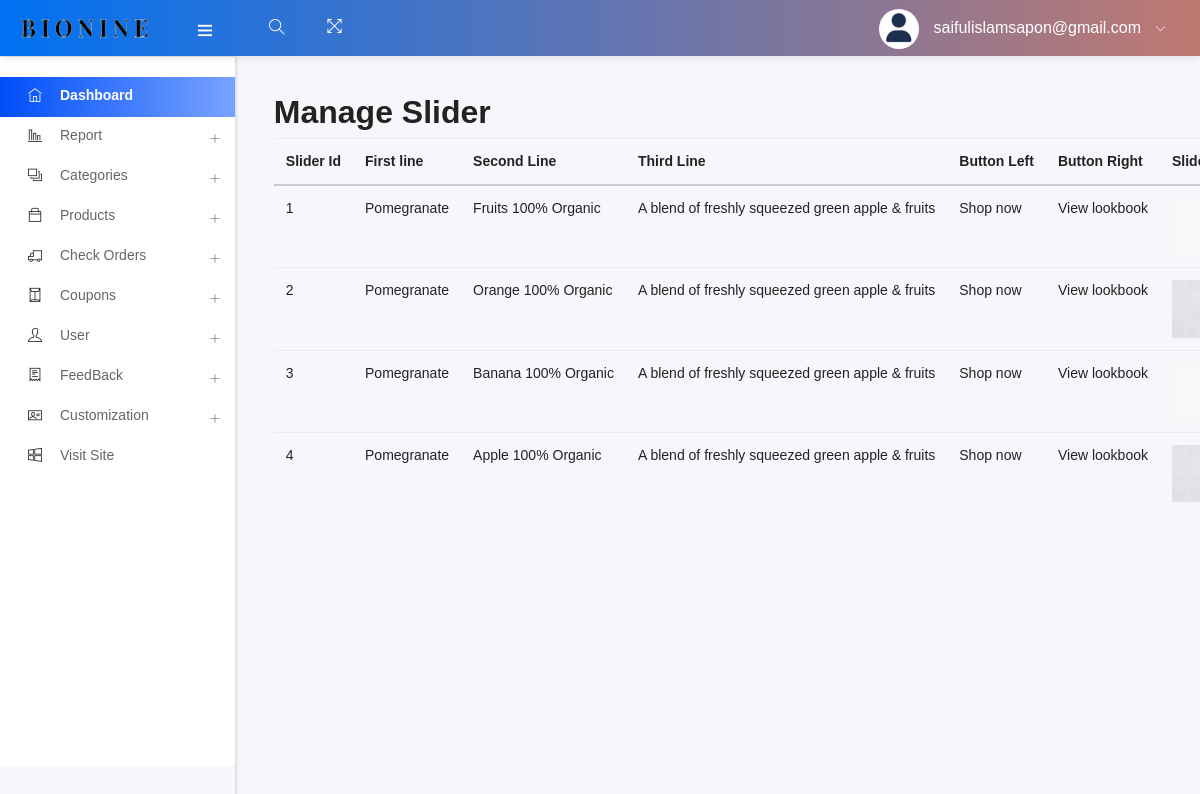
Page /admin/manage_slider.php (signed in) on the committed database.
### tables this page shows
CREATE TABLE `slider` (
  `slider_id` int(11) NOT NULL,
  `first_line` varchar(255) NOT NULL,
  `second_line` varchar(255) NOT NULL,
  `third_line` varchar(255) NOT NULL,
  `btn_left` varchar(25) NOT NULL,
  `btn_right` varchar(25) NOT NULL,
  `slider_img` varchar(255) NOT NULL
);

### admin/manage_slider.php (called while the page is built)
<?php
    $views = "manage_slider";
    include ("template.php");
?>

### admin/class/adminback.php (called while the page is built, shortened)
<?php
class  adminback
{
    private $connection;
    function __construct()
    {
        $dbhost = "localhost";
        $dbuser = "root";
        $dbpass = "";
        $dbname = "bionineweb";
        $this->connection = mysqli_connect($dbhost, $dbuser, $dbpass, $dbname);
    }
    function SlideShow(){
        $query = "SELECT * FROM `slider`";
        if(mysqli_query($this->connection, $query)){
            $row = mysqli_query($this->connection, $query);
            return $row;
        }
    }
}

### admin/views/manage_slider_view.php (the view, shortened to what this page needs)
<?php
 $rows = $obj->SlideShow();
?>
<h2>Manage Slider</h2>
<table class="table">
    <thead>
        <tr>
            <th>Slider Id</th>
            <th>First line</th>
            <th>Second Line</th>
            <th>Third Line</th>
            <th>Button Left</th>
            <th>Button Right</th>
            <th>Slide Image</th>
        </tr>
    </thead>
    <tbody>
    <?php
        while($row = mysqli_fetch_assoc($rows)){
    ?>
        <tr>
            <td> <?php echo $row['slider_id'] ?></td>
            <td> <?php echo $row['first_line'] ?></td>
            <td> <?php echo $row['second_line'] ?></td>
            <td> <?php echo $row['third_line'] ?></td>
            <td> <?php echo $row['btn_left'] ?></td>
            <td> <?php echo $row['btn_right'] ?></td>
            <td> <img src="uploads/<?php echo $row['slider_img'] ?>" width="200px"> </td>
        </tr>
        <?php } ?>
    </tbody>
</table>

### admin/includes/head.php (shortened to what this page needs)
<!DOCTYPE html>
<html lang="en">
<head>
      <link rel="stylesheet" type="text/css" href="assets/css/bootstrap/css/bootstrap.min.css">
      <link rel="stylesheet" type="text/css" href="assets/icon/themify-icons/themify-icons.css">
	  <link rel="stylesheet" type="text/css" href="assets/icon/font-awesome/css/font-awesome.min.css">
      <link rel="stylesheet" type="text/css" href="assets/icon/icofont/css/icofont.css">
      <link rel="stylesheet" type="text/css" href="assets/css/style.css">
      <link rel="stylesheet" type="text/css" href="assets/css/jquery.mCustomScrollbar.css">
  </head>

### admin/template.php (shortened to what this page needs)
<?php
include("class/adminback.php");
$admin_email = $_SESSION['admin_email'];
?>
<?php
include("includes/head.php")
    ?>
<body>
    <body>
        <div id="pcoded" class="pcoded">
            <div class="pcoded-container navbar-wrapper">
                <?php include_once("includes/headernav.php") ?>
                <div class="pcoded-main-container">
                    <div class="pcoded-wrapper">
                        <?php include_once("includes/sidenav.php") ?>
                        <div class="pcoded-content">
                            <div class="pcoded-inner-content">
                                <div class="main-body">
                                    <div class="page-wrapper">
                                        <div class="page-body">
                                            <?php
                                            if ($views) {
                                                if ($views == "dashboard") {
                                                    include('views/dashborad_view.php');
                                                } elseif ($views == "add-cata") {
                                                    include("views/add_cata_view.php");
                                                } elseif ($views == "manage-cata") {
                                                    include("views/manage_cata_view.php");
                                                } elseif ($views == "add-product") {
                                                    include("views/add_product_view.php");
                                                } elseif ($views == "manage-product") {
                                                    include("views/manage_product_view.php");
                                                } elseif ($views == "add-user") {
                                                    include("views/add_user_view.php");
                                                } elseif ($views == "manage-user") {
                                                    include("views/manage_user_view.php");
                                                } elseif ($views == "edit_cata") {
                                                    include("views/edit_cata_view.php");
                                                } elseif ($views == "edit_product") {
                                                    include("views/edit_product_view.php");
                                                } elseif ($views == "manage_order") {
                                                    include("views/manage_order_view.php");
                                                } elseif ($views == "add_link") {
                                                    include("views/add_links_view.php");
                                                } elseif ($views == "edit_logo") {
                                                    include("views/edit_logo_view.php");
                                                } elseif ($views == "add_logo") {
                                                    include("views/add_logo_view.php");
                                                } elseif ($views == "edit_links") {
                                                    include("views/edit_links_view.php");
                                                } elseif ($views == "manage_slider") {
                                                    include("views/manage_slider_view.php");
                                                } elseif ($views == "edit_slider") {
                                                    include("views/edit_slider_view.php");
                                                } elseif ($views == "add_order") {
                                                    include("views/add_order_view.php");
                                                } elseif ($views == "add_coupon") {
                                                    include("views/add_coupon_view.php");
                                                } elseif ($views == "manage_coupon") {
                                                    include("views/manage_coupon_view.php");
                                                } elseif ($views == "customer_feedback") {
                                                    include("views/customer_feedback_view.php");
                                                } elseif ($views == "edit_comment") {
                                                    include("views/edit_comment_view.php");
                                                } elseif ($views == "add-admin-user") {
                                                    include("views/add_admin_user_view.php");
                                                } elseif ($views == "edit_admin") {
                                                    include("views/edit_admin_view.php");
                                                } elseif ($views == "make_report") {
                                                    include("views/make_report_view.php");
                                                }
                                            }
                                            ?>
                                        </div>
                                    </div>
                                </div>
                            </div>
                        </div>
                    </div>
                </div>
                <?php
                include("includes/script.php")
                    ?>

### admin/includes/headernav.php (shortened to what this page needs)
<nav class="navbar header-navbar pcoded-header">
    <div class="navbar-wrapper">
        <div class="navbar-logo">
            <a class="mobile-menu" id="mobile-collapse" href="#!">
                <i class="ti-menu"></i>
            </a>
            <a href="index.php">
                <?php
                $obj = new adminback();
                ?>
                <img class="img-fluid" src="uploads/bioninee.png" alt="biolife logo" width="150" height="120">
            </a>
        </div>
        <div class="navbar-container container-fluid">
            <ul class="nav-left">
                <li class="header-search">
                    <div class="main-search morphsearch-search">
                        <div class="input-group">
                            <input type="text" class="form-control">
                            <span class="input-group-addon search-btn"><i class="ti-search"></i></span>
                        </div>
                    </div>
                </li>
                <li>
                    <a href="#!" onclick="javascript:toggleFullScreen()">
                        <i class="ti-fullscreen"></i>
                    </a>
                </li>
            </ul>
            <ul class="nav-right">
                <li class="user-profile header-notification">
                    <a href="#!">
                        <img src="assets/images/userp.png" class="img-radius" alt="User-Profile-Image">
                        <span>
                            <?php echo $admin_email ?>
                        </span>
                        <i class="ti-angle-down"></i>
                    </a>
                </li>
            </ul>
        </div>
    </div>
</nav>

### admin/includes/sidenav.php (shortened to what this page needs)
<nav class="pcoded-navbar">
    <div class="pcoded-inner-navbar main-menu">
        <div class="pcoded-navigatio-lavel" data-i18n="nav.category.navigation"></div>
        <ul class="pcoded-item pcoded-left-item">
            <li class="active">
                <a href="dashboard.php">
                    <span class="pcoded-micon"><i class="ti-home"></i><b>D</b></span>
                    <span class="pcoded-mtext" data-i18n="nav.dash.main">Dashboard</span>
                </a>
            </li>
            <li class="pcoded-hasmenu">
                <a href="javascript:void(0)">
                    <span class="pcoded-micon"><i class=" ti-bar-chart-alt"></i></span>
                    <span class="pcoded-mtext" data-i18n="nav.basic-components.main">Report</span>
                </a>
            </li>
            <li class="pcoded-hasmenu">
                <a href="javascript:void(0)">
                    <span class="pcoded-micon"><i class="ti-layers-alt"></i></span>
                    <span class="pcoded-mtext" data-i18n="nav.basic-components.main">Categories</span>
                </a>
            </li>
            <li class="pcoded-hasmenu">
                <a href="javascript:void(0)">
                    <span class="pcoded-micon"><i class=" ti-bag"></i></span>
                    <span class="pcoded-mtext" data-i18n="nav.basic-components.main">Products</span>
                </a>
            </li>
            <li class="pcoded-hasmenu">
                <a href="javascript:void(0)">
                    <span class="pcoded-micon"><i class=" ti-truck"></i></span>
                    <span class="pcoded-mtext" data-i18n="nav.basic-components.main">Check Orders</span>
                </a>
            </li>
            <li class="pcoded-hasmenu">
                <a href="javascript:void(0)">
                    <span class="pcoded-micon"><i class=" ti-envelope"></i></span>
                    <span class="pcoded-mtext" data-i18n="nav.basic-components.main">Coupons</span>
                </a>
            </li>
            <?php
            if ($_SESSION['role'] == 1) {
                ?>
                <li class="pcoded-hasmenu">
                    <a href="javascript:void(0)">
                        <span class="pcoded-micon"><i class="ti-user"></i></span>
                        <span class="pcoded-mtext" data-i18n="nav.basic-components.main">User</span>
                    </a>
                </li>
            <?php } ?>
            <li class="pcoded-hasmenu">
                <a href="javascript:void(0)">
                    <span class="pcoded-micon"><i class=" ti-receipt"></i></span>
                    <span class="pcoded-mtext" data-i18n="nav.basic-components.main">FeedBack</span>
                </a>
            </li>
            <li class="pcoded-hasmenu">
                <a href="javascript:void(0)">
                    <span class="pcoded-micon"><i class=" ti-id-badge"></i></span>
                    <span class="pcoded-mtext" data-i18n="nav.basic-components.main">Customization</span>
                </a>
            </li>
            <li class="pcoded-submenu">
                <a href="../index.php" target="_blank">
                    <span class="pcoded-micon"><i class="ti-microsoft"></i></span>
                    <span class="pcoded-mtext" data-i18n="nav.basic-components.main">Visit Site</span>
                </a>
            </li>
        </ul>
    </div>
</nav>

### admin/includes/script.php (shortened to what this page needs)
</body>
</html>

### rows in the picture
slider: slider_id "1", first_line "Pomegranate", second_line "Fruits 100% Organic", third_line "A blend of freshly squeezed green apple & fruits", btn_left "Shop now", btn_right "View lookbook", slider_img (picture)
slider: slider_id "2", first_line "Pomegranate", second_line "Orange 100% Organic", third_line "A blend of freshly squeezed green apple & fruits", btn_left "Shop now", btn_right "View lookbook", slider_img (picture)
slider: slider_id "3", first_line "Pomegranate", second_line "Banana 100% Organic", third_line "A blend of freshly squeezed green apple & fruits", btn_left "Shop now", btn_right "View lookbook", slider_img (picture)
slider: slider_id "4", first_line "Pomegranate", second_line "Apple 100% Organic", third_line "A blend of freshly squeezed green apple & fruits", btn_left "Shop now", btn_right "View lookbook", slider_img (picture)

### other values in the picture
$admin_email "saifulislamsapon@gmail.com"
